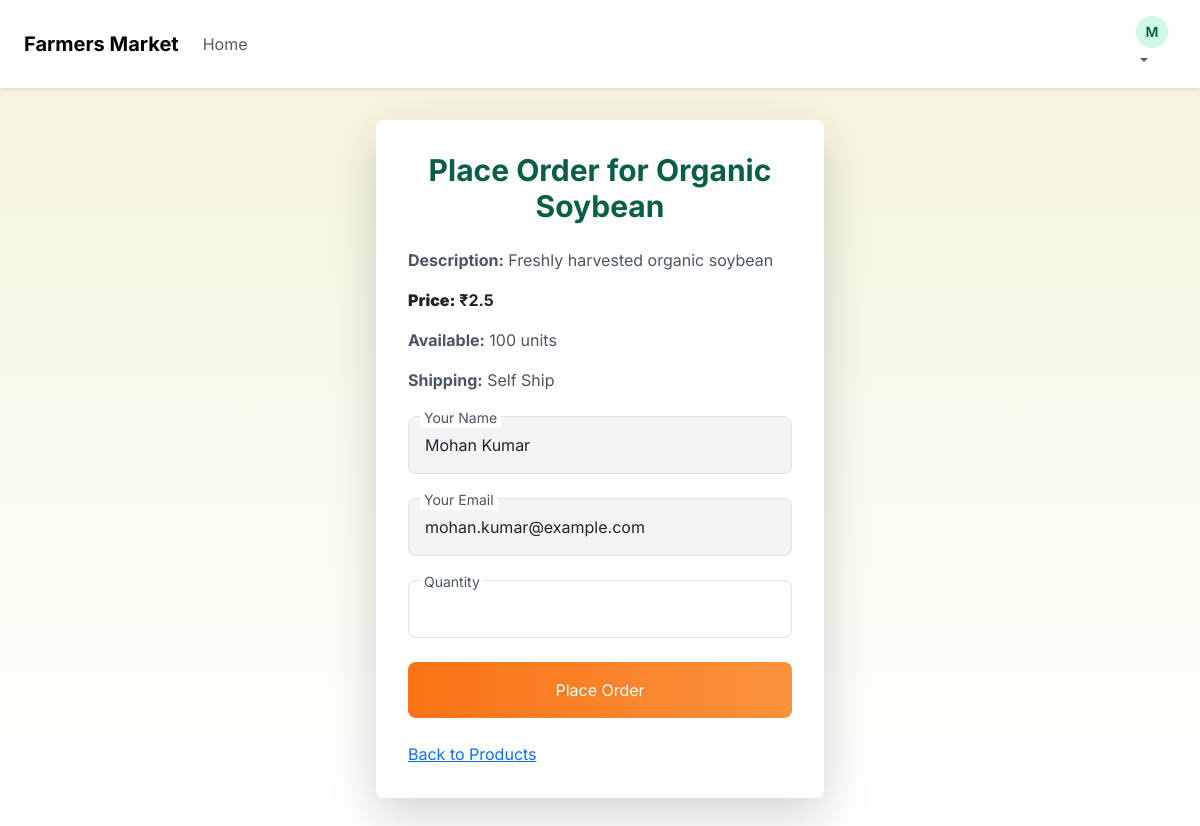
/order/1 (signed in), run on the app's committed database.
### app.py (models this page shows, shortened)
class Farmer(db.Model, UserMixin):
    id = db.Column(db.Integer, primary_key=True)
    name = db.Column(db.String(100), nullable=False)
    email = db.Column(db.String(120), unique=True, nullable=False)
    password_hash = db.Column(db.String(128), nullable=False)
    phone = db.Column(db.String(20))
    address = db.Column(db.String(200))
    products = db.relationship('Product', backref='farmer', lazy=True)

class Product(db.Model):
    id = db.Column(db.Integer, primary_key=True)
    name = db.Column(db.String(100), nullable=False)
    description = db.Column(db.Text)
    price = db.Column(db.Float, nullable=False)
    quantity = db.Column(db.Integer, nullable=False)
    farmer_id = db.Column(db.Integer, db.ForeignKey('farmer.id'), nullable=False)
    shipping_option = db.Column(db.String(50), nullable=False)

### app.py (the view, shortened to what this page needs)
@app.route('/order/<int:product_id>', methods=['GET', 'POST'])
@login_required
def order(product_id):
    try:
        product = Product.query.get_or_404(product_id)
        return render_template('order.html', product=product)
    except Exception as e:
        logger.error(f"Error processing order for product {product_id}: {e}")
        flash('An error occurred, please try again', 'error')
        return render_template('order.html', product=product)

### app.py (called while the page is built)
@login_manager.user_loader
def load_user(user_id):
    return Farmer.query.get(int(user_id))

### templates/order.html (shortened to what this page needs)
{% extends 'base.html' %}
{% block content %}
<div class="max-w-md mx-auto bg-white p-8 rounded-lg shadow-lg">
    <h2 class="text-3xl font-bold text-green-800 mb-6 text-center">Place Order for {{ product.name }}</h2>
    <div class="mb-4">
        <p class="text-gray-600"><strong>Description:</strong> {{ product.description or 'No description' }}</p>
        <p class="text-orange-600 font-bold"><strong>Price:</strong> ₹{{ product.price }}</p>
        <p class="text-gray-600"><strong>Available:</strong> {{ product.quantity }} units</p>
        <p class="text-gray-600"><strong>Shipping:</strong> {{ product.shipping_option }}</p>
    </div>
    <form method="POST" action="{{ url_for('order', product_id=product.id) }}" class="space-y-6">
        <div class="relative">
            <input type="text" id="buyer_name" name="buyer_name" value="{{ current_user.name }}" disabled class="w-full p-3 border border-gray-300 rounded-lg bg-gray-100">
            <label for="buyer_name" class="absolute -top-2 left-3 bg-white px-1 text-sm text-gray-600">Your Name</label>
        </div>
        <div class="relative">
            <input type="email" id="buyer_email" name="buyer_email" value="{{ current_user.email }}" disabled class="w-full p-3 border border-gray-300 rounded-lg bg-gray-100">
            <label for="buyer_email" class="absolute -top-2 left-3 bg-white px-1 text-sm text-gray-600">Your Email</label>
        </div>
        <div class="relative">
            <input type="number" id="quantity" name="quantity" required min="1" max="{{ product.quantity }}" class="w-full p-3 border border-gray-300 rounded-lg focus:outline-none focus:border-orange-500">
            <label for="quantity" class="absolute -top-2 left-3 bg-white px-1 text-sm text-gray-600">Quantity</label>
        </div>
        <button type="submit" class="btn-primary w-full p-3 rounded-lg text-white">Place Order</button>
    </form>
    <a href="{{ url_for('index') }}" class="mt-4 inline-block text-orange-500 hover:underline">Back to Products</a>
</div>
{% endblock %}

### templates/base.html (shortened to what this page needs)
<!DOCTYPE html>
<html lang="en">
<head>
    <link href="https://cdn.jsdelivr.net/npm/tailwindcss@2.2.19/dist/tailwind.min.css" rel="stylesheet">
    <link href="https://cdn.jsdelivr.net/npm/bootstrap@5.3.3/dist/css/bootstrap.min.css" rel="stylesheet">
</head>
<body>
    <nav class="navbar navbar-expand-lg">
        <div class="container-fluid mx-auto max-w-7xl px-4">
            <a class="navbar-brand text-2xl font-bold text-green-800" href="{{ url_for('index') }}">Farmers Market</a>
            <div class="collapse navbar-collapse" id="navbarNav">
                <ul class="navbar-nav me-auto">
                    <li class="nav-item">
                        <a class="nav-link text-gray-700" href="{{ url_for('index') }}">Home</a>
                    </li>
                </ul>
                <ul class="navbar-nav ms-auto">
                    {% if current_user.is_authenticated %}
                        <li class="nav-item dropdown">
                            <a class="nav-link dropdown-toggle text-gray-700" href="#" role="button" data-bs-toggle="dropdown" aria-expanded="false">
                                <span class="rounded-full bg-green-100 w-8 h-8 flex items-center justify-center text-sm font-semibold text-green-800">{{ current_user.name[0] }}</span>
                            </a>
                        </li>
                    {% endif %}
                </ul>
            </div>
        </div>
    </nav>
    <main class="container mx-auto max-w-7xl px-4 py-8">
        {% block content %}{% endblock %}
    </main>
</body>
</html>

### templates/base.html (style rules this page uses)
body { font-family: 'Inter', sans-serif; background: linear-gradient(to bottom, #F5F5DC, #FFFFFF); }
.navbar { background: #FFFFFF; box-shadow: 0 2px 4px rgba(0, 0, 0, 0.1); position: sticky; top: 0; z-index: 1000; }
.btn-primary { background: linear-gradient(to right, #F97316, #FB923C); border: none; border-radius: 0.5rem; transition: transform 0.2s, box-shadow 0.2s; }

### data on the page
Farmer: name "M", buyer_name "Mohan Kumar", buyer_email "mohan.kumar@example.com"
Product: name "Organic Soybean", description "Freshly harvested organic soybean", price "2.5", quantity "100", shipping_option "Self Ship"
